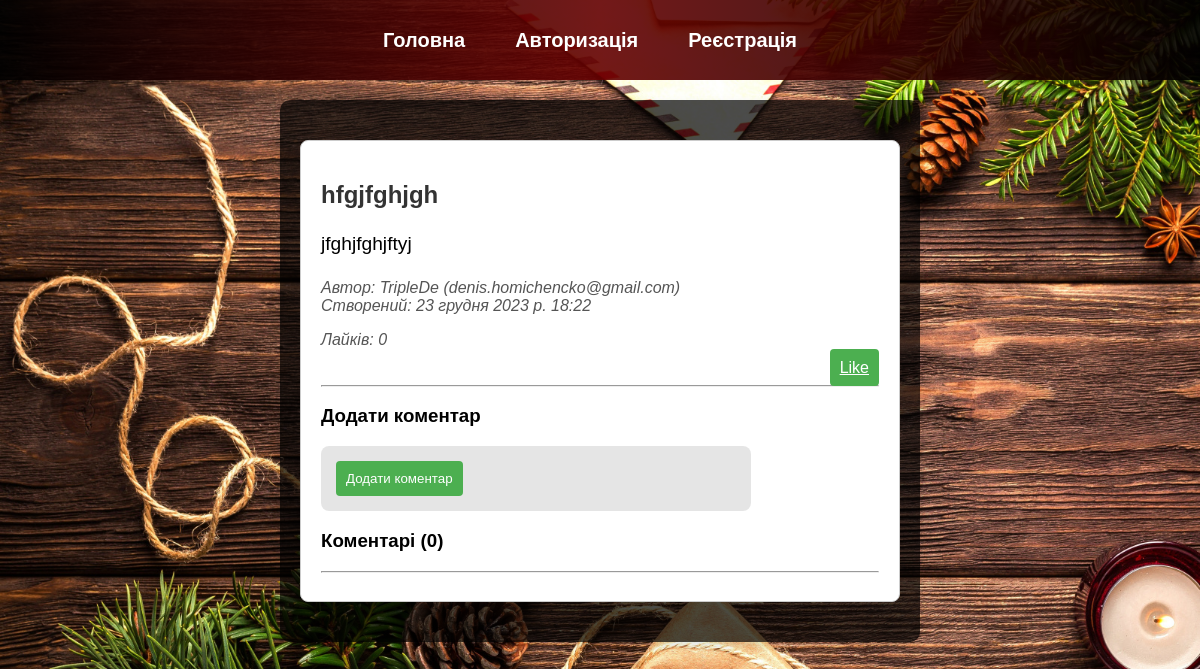
Screenshot of /post/15/ with the database file from the repository.
### blog/models.py (models this page shows, shortened)
class Post(models.Model):
    title = models.CharField(max_length=200)
    content = models.TextField()
    created_at = models.DateTimeField(auto_now_add=True)
    author = models.ForeignKey(User, on_delete=models.CASCADE)

### blog/views.py (the view)
# urls.py: path('post/<int:pk>/', post_detail, name='post_detail'),
def post_detail(request, pk):
    post = Post.objects.get(pk=pk)
    likes_count = post.like_set.filter(is_like=True).count()
    comments = post.comment_set.all().order_by('-created_at')
    return render(request, 'blog/post_detail.html', {'post': post, 'likes_count': likes_count, 'comments': comments})

### blog/templates/blog/post_detail.html (shortened to what this page needs)
{% extends 'blog/base.html' %}
{% block content %}
    <div class="post-detail">
        <h2>{{ post.title }}</h2>
        <p class="post-content">{{ post.content }}</p>
        <p class="post-info">
            Автор: {{ post.author.username }} ({{ post.author.email }}) <br>
            Створений: {{ post.created_at }}
        </p>
        <p class="post-info">Лайків: {{ likes_count }}</p>
        <div class="button-container">
            <a href="{% url 'like_post' post.id %}" class="btn btn-primary like-button">Like</a>
        </div>
        <hr>
        <div class="add-comment">
            <h3>Додати коментар</h3>
            <form method="post" action="{% url 'add_comment' post.id %}" class="comment-form">
                <button type="submit" class="btn btn-primary" onclick="return validateComment()">Додати коментар</button>
            </form>
        </div>
        <h3 id="comments-header" style="cursor: pointer;">Коментарі ({{ post.comment_set.count }})</h3>
        <hr>
    </div>
{% endblock %}

### blog/templates/blog/post_detail.html (style rules this page uses)
.post-detail { max-width: 800px; margin: 20px auto; padding: 20px; background-color: #fff; border: 1px solid #ccc; border-radius: 8px; }
.post-content { font-size: 1.2em; line-height: 1.6; word-wrap: break-word; }
.post-info { font-style: italic; color: #555; margin-bottom: 10px; }
.button-container { text-align: right; }
.like-button { background-color: #4caf50; color: #fff; padding: 10px; border: none; border-radius: 4px; cursor: pointer; }
.btn-primary { background-color: #4caf50; color: #fff; padding: 10px; border: none; border-radius: 4px; cursor: pointer; }
.comment-form { max-width: 400px; margin-top: 10px; }

### rows the page displays
Post: title "hfgjfghjgh", content "jfghjfghjftyj", author.username "TripleDe", author.email "denis.homichencko@gmail.com", created_at "23 грудня 2023 р. 18:22", comment_set.count "0"

### other values shown
{{ likes_count }} "0"
